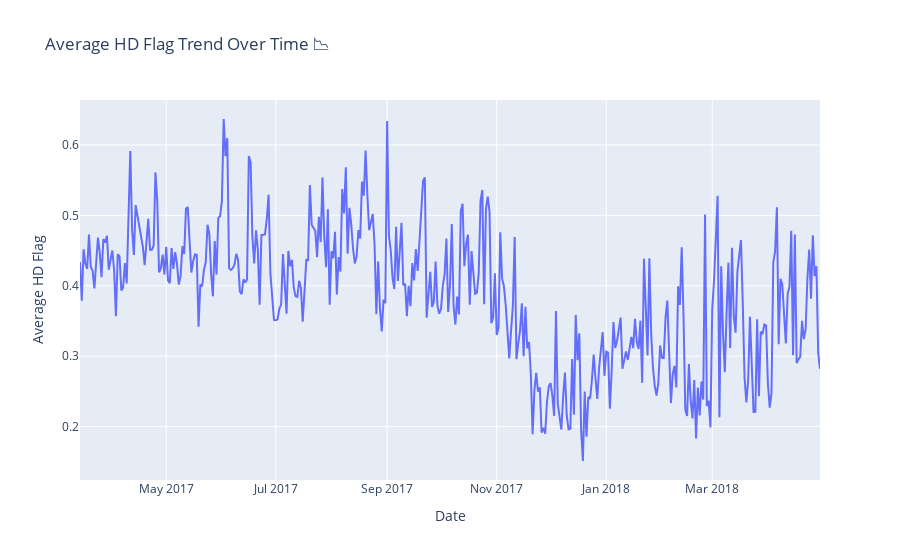

This figure's notebook cell:
### Code cell
# Line plot: Average HD Flag Trend Over Time
fig1 = px.line(aggregated_data, x='date_', y='hd', title='Average HD Flag Trend Over Time 📉')
fig1.update_xaxes(title='Date')
fig1.update_yaxes(title='Average HD Flag')
fig1.show()

### Figure 1 — Plotly figure (JSON) as saved in the notebook; plotly's stock layout.template omitted (floating-point values rounded to 4 significant figures; data arrays with more than 128 entries replaced by an {"elided": "..."} marker saying what was removed)
{"data": [{"hovertemplate": "date_=%{x}<br>hd=%{y}<extra></extra>", "legendgroup": "", "line": {"color": "#636efa", "dash": "solid"}, "marker": {"symbol": "circle"}, "mode": "lines", "name": "", "orientation": "v", "showlegend": false, "type": "scatter", "x": {"elided": "411 str values"}, "xaxis": "x", "y": {"elided": "411 float values"}, "yaxis": "y"}], "layout": {"legend": {"tracegroupgap": 0}, "title": {"text": "Average HD Flag Trend Over Time 📉"}, "xaxis": {"anchor": "y", "domain": [0, 1], "title": {"text": "Date"}}, "yaxis": {"anchor": "x", "domain": [0, 1], "title": {"text": "Average HD Flag"}}}}
